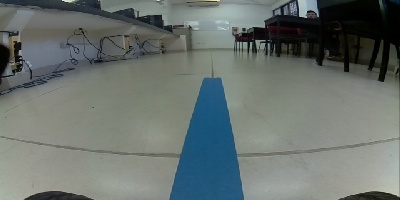
#> input picture PI_08_practica/Ayil_1.jpg, 400 x 200 px
$ jupyter execute Practica_2_plantilla.ipynb
#> lines starting #> are read from the running program, lines starting #| are printed output that depends on the picture; after the words box and inside, x2 and y2 are one past the last pixel; in counts of white or black regions, pixels touching at a corner belong together
# Practica 2

# 0. Librerías básicas

[cell 1]
#Librerías básicas de esta notebook
import matplotlib.pyplot as plt
import numpy as np
import cv2 as cv
import pandas as pd

# Cargar imagen de la carretera (calibración)

[cell 2]
img=cv.imread("Ayil_1.jpg")
#> img is the input picture: shape (200, 400, 3); mean B, G, R 110.3, 113.7, 105.4
img=cv.cvtColor(img, cv.COLOR_BGR2RGB)
plt.imshow(img)
plt.show()

[cell 3]
#Ampliar y mejorar la visibilidad del plano cartesiano
fig, ax= plt.subplots(figsize=(14,14))
ax.imshow(img)
ax.minorticks_on()
ax.grid(which='major', linestyle='-', linewidth='0.9', color='red')
ax.grid(which='minor', linestyle=':', linewidth='0.5', color='white')
print("Tamaño de la figura:",img.shape)
#| Tamaño de la figura: (200, 400, 3)

[cell 4]
#Puntos de las esquinas (100,150), (420,150), (30,326), (500,326)
P1=(135, 150)
P2=(275, 150)
P3=(100, 200)
P4=(300, 200)

img = cv.imread("Ayil_1.jpg")
img = cv.cvtColor(img, cv.COLOR_BGR2RGB)

cv.circle(img, P1 , 3, (0,255,0), -1 )
#> img: shape (200, 400, 3); mean R, G, B 105.3, 113.8, 110.2
cv.circle(img, P2 , 3, (0,255,0), -1 )
#> img: shape (200, 400, 3); mean R, G, B 105.3, 113.8, 110.2
cv.circle(img, P3 , 3, (0,255,0), -1 )
#> img: shape (200, 400, 3); mean R, G, B 105.3, 113.8, 110.2
cv.circle(img, P4 , 3, (0,255,0), -1 )
#> img: shape (200, 400, 3); mean R, G, B 105.2, 113.8, 110.1

fig, ax = plt.subplots(figsize=(5,5))
ax.imshow(img)

[cell 5]
#Obteniendo la matriz de transformación y cambiando de perspectiva
ratio= 1
altura = 200*ratio
ancho = 400*ratio

pts1 = np.float32( [  P1, P2, P3, P4] )
pts2 = np.float32( [ [0,0] , [ancho,0], [0, altura] ,[ancho, altura] ] )

matrix = cv.getPerspectiveTransform(pts1, pts2)
img_NewPerspective = cv.warpPerspective(img, matrix, (ancho,altura))
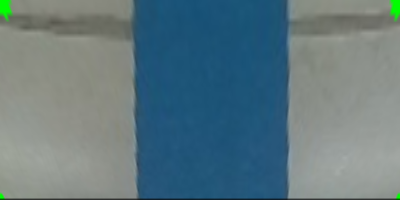
#> img_NewPerspective: shape (200, 400, 3); mean R, G, B 97, 120.8, 128.5

[cell 6]
#Imagen final de la carretera
plt.figure(figsize = (4,4))
plt.imshow(img_NewPerspective)
plt.show()

# Funciones

[cell 7]
#Conversion HSV
#(hMin = 84 , sMin = 138, vMin = 91), (hMax = 179 , sMax = 255, vMax = 255)
#90,116,54 - 179,255,255
def hsv_convert(img):
    return cv.cvtColor(img, cv.COLOR_RGB2HSV)
#> returned value: shape (200, 400, 3); mean H, S, V 70.8, 81.8, 134.1

#Máscara azul
def f_mask_blue(img):
    lower_blue1 = np.array([90,116,54])
    upper_blue1 = np.array([179,255,255])
    img_hsv=hsv_convert(img)
    mask_blue = cv.inRange(img_hsv, lower_blue1, upper_blue1)
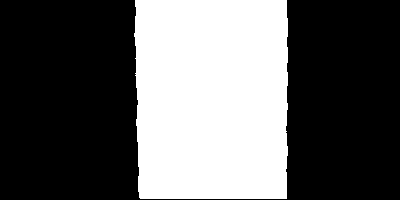
#> mask_blue: shape (200, 400); 37.5% white; 1 white region, box (x1, y1, x2, y2) and area: (134, 0, 288, 199) 29967
    return mask_blue

# Imagen binarizada

[cell 8]
img_bin=f_mask_blue(img_NewPerspective)
plt.imshow(img_bin,cmap='gray')
plt.show()

[cell 9]
#Función punto medio
def punto_medio(imagen):
    img_cercana= imagen[180:, :]
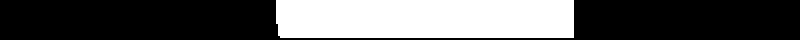
#> img_cercana: shape (20, 400) (shown 2 times larger); 35.3% white; 1 white region, box (x1, y1, x2, y2) and area: (138, 0, 287, 19) 2823
    suma_columnas = img_cercana.sum(axis=0)
#> suma_columnas = 400 values, max 4845 at index 140, min 0 at index 0, mean 1799.7
    x_pos = np.arange(len(suma_columnas))
#> x_pos = 400 values from 0 to 399
    mid_point=int( np.dot(x_pos,suma_columnas) / np.sum( suma_columnas ) )
#> mid_point = 212
    return mid_point

[cell 10]
mid_point = punto_medio(img_bin)
#> mid_point = 212

[cell 11]
cv.circle(img_bin, (mid_point, 195), 5, (100,100,100), -1)
#> img_bin: shape (200, 400); 0.1% of pixels changed, all inside (x1, y1, x2, y2) = (207, 190, 218, 200)
plt.imshow(img_bin, cmap='gray')
plt.show()

# Integrar todas las operaciones en una sola celda para poder implementar en la RBP

[cell 12]
#ESTE LO PUSE DE NUEVO PARA CARGAR LA IMG EN CASO DE QUE MODIFIQUE Y NECESITE LA IMG LIMPIA
img=cv.imread("Ayil_1.jpg")
img=cv.cvtColor(img, cv.COLOR_BGR2RGB)

# [6 lines of commented-out code are left out]

P1=(135, 150)
P2=(275, 150)
P3=(100, 200)
P4=(300, 200)
# [5 lines of commented-out code are left out]

ratio= 1
altura = 200*ratio
ancho = 400*ratio

pts1 = np.float32( [  P1, P2, P3, P4] )
pts2 = np.float32( [ [0,0] , [ancho,0], [0, altura] ,[ancho, altura] ] )

matrix = cv.getPerspectiveTransform(pts1, pts2)
img_NewPerspective = cv.warpPerspective(img, matrix, (ancho,altura))

def hsv_convert(img):
    return cv.cvtColor(img, cv.COLOR_RGB2HSV)
#> returned value: shape (200, 400, 3); mean H, S, V 70.7, 80.7, 133.5

#Máscara azul
def f_mask_blue(img):
    lower_blue1 = np.array([90,116,54])
    upper_blue1 = np.array([179,255,255])
    img_hsv=hsv_convert(img)
    mask_blue = cv.inRange(img_hsv, lower_blue1, upper_blue1)
    return mask_blue

img_bin=f_mask_blue(img_NewPerspective)

def punto_medio(imagen):
    img_cercana= imagen[180:, :]
    suma_columnas = img_cercana.sum(axis=0)
    x_pos = np.arange(len(suma_columnas))
#> x_pos = 400 values from 0 to 399
    mid_point=int( np.dot(x_pos,suma_columnas) / np.sum( suma_columnas ) )
#> mid_point = 212
    return mid_point

mid_point = punto_medio(img_bin)

cv.circle(img_bin, (mid_point, 195), 5, (100,100,100), -1)
plt.imshow(img_bin, cmap='gray')
plt.show()

# Calcular la suma a la izquierda y a la derecha

[cell 13]
#Funcion suma normalizada izquierda
def sum_izquierda(imagen, valor_punto_medio):
    return np.round(np.sum( imagen[:, :valor_punto_medio].sum(axis=0) )/(255*200*400),2)

#Funcion suma normalizada derecha
def sum_derecha(imagen, valor_punto_medio):
    return  np.round(np.sum( imagen[:, valor_punto_medio:].sum(axis=0) )/(255*200*400),2)

[cell 14]
sum_derecha(img_bin, mid_point)
#> Out = 0.19

[cell 15]
sum_izquierda(img_bin, mid_point)
#> Out = 0.19

[cell 16]
#Aplicamos todas las funciones
img=cv.imread("Ayil_1.jpg")
img_bin=f_mask_blue(img_NewPerspective)

# textos
text1 = str(sum_izquierda(img_bin, mid_point ))
#> text1 = '0.19'
text2 = str(sum_derecha(img_bin, mid_point ))
#> text2 = '0.19'
delta = sum_derecha(img_bin, mid_point ) - sum_derecha(img_bin, mid_point )
#> delta = 0
text3 = str(np.round(delta,2))
#> text3 = '0.0'

font = cv.FONT_HERSHEY_SIMPLEX # Tipo de fuente

# origen de cada texto
org1 = (60, 185) #ORIGEN DEL TEXTO A LA DER
org2 = (320, 185) #ORIGEN DEL TEXTO A LA IZQ
org3 = (170, 100) #ORIGEN DEL TEXTO AL CENTRO
org4 = (170, 50) #ORIGEN DE LA FLECHA AL CENTRO

fontScale = 0.7 # Tamaño
color = (150, 150, 150) # Color de la fuente
thickness = 1 # Grosor de la linea del texto

# Usamos la función cv.putText() para agregar texto
cv.putText(img_bin, text1, org1, font, fontScale, color, thickness, cv.LINE_AA, False)
cv.putText(img_bin, text2, org2, font, fontScale, color, thickness, cv.LINE_AA, False)
cv.putText(img_bin, text3, org3, font, fontScale, color, thickness, cv.LINE_AA, False)
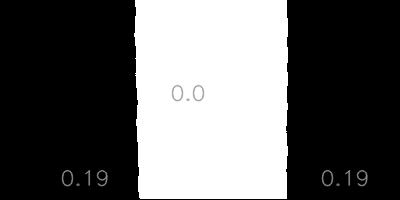
#> img_bin: shape (200, 400); min 0, max 255, mean 95.9

#Derecha
if delta < -0.15:
    print('Girar derecha')
    cv.putText(img_bin, '-->', org4, font, fontScale, color, thickness, cv.LINE_AA, False)
elif delta > 0.15:
    print('Girar izquierda')
    cv.putText(img_bin, '<--', org4, font, fontScale, color, thickness, cv.LINE_AA, False)
else:
    print('Sin parar')
    cv.putText(img_bin, ' ^', org4, font, fontScale, color, thickness, cv.LINE_AA, False)
#> img_bin: shape (200, 400); 0.05% of pixels changed, all inside (x1, y1, x2, y2) = (183, 41, 196, 47)
    cv.putText(img_bin, '|', (186, 60), font, fontScale, color, thickness, cv.LINE_AA, False)
#> img_bin: shape (200, 400); min 0, max 255, mean 95.8

plt.figure(figsize=(10,7))
cv.circle(img_bin, (mid_point,235), 5, (100, 100,100 ), -1) ;
plt.imshow(img_bin,cmap='gray')
plt.show()
